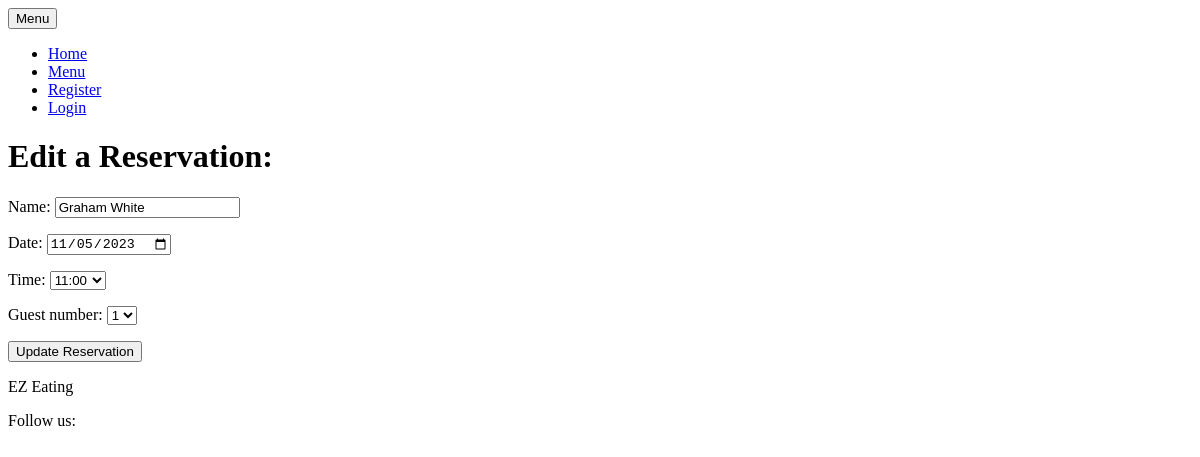
The app's page /edit/5, older data.
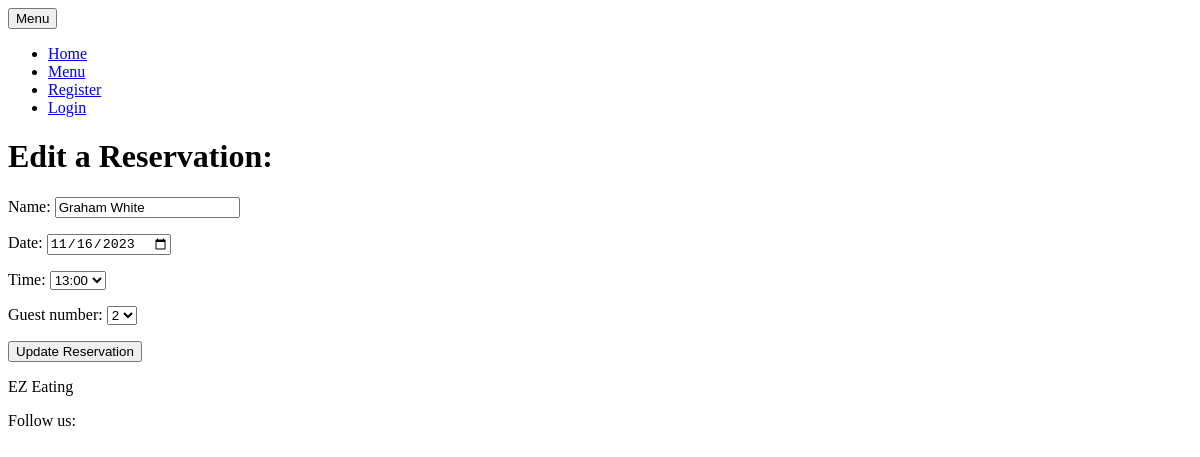
The same page, newer data.
### booking/models.py (models this page shows, shortened)
class Reservation(models.Model):
    name = models.CharField(max_length=50, null=False, blank=False)
    date = models.DateField(null=False, blank=False)
    time = models.TimeField(null=False, blank=False)
    guest_number = models.IntegerField(null=False, blank=False)
    user = models.ForeignKey(
        settings.AUTH_USER_MODEL, on_delete=models.CASCADE,
        blank=True, null=True
        )
    class Meta:
        unique_together = ('date', 'time',)

### booking/views.py (the view)
# urls.py: path('edit/<reservation_id>', views.edit_reservation, name='edit'),
def edit_reservation(request, reservation_id):
    reservation = get_object_or_404(Reservation, id=reservation_id)
    if request.method == "POST":
        form = ReservationForm(request.POST, instance=reservation)
        if form.is_valid():
            form.save()
            return redirect('get_booking_list')
    form = ReservationForm(instance=reservation)
    context = {
        'form': form
    }
    return render(request, 'edit_reservation.html', context)

### booking/forms.py (shortened to what this page needs)
class ReservationForm(forms.ModelForm):
    class Meta:
        model = Reservation
        fields = ['name', 'date', 'time', 'guest_number']
        widgets = {
            'date': forms.DateInput(attrs={'type': 'date'}),
            'time': forms.Select(choices=time_choices),
            'guest_number': forms.Select(choices=guest_number_choices)
        }

### booking/templates/edit_reservation.html (shortened to what this page needs)
{% extends "base.html" %}
{% block content %}
<h1>Edit a Reservation:</h1>
    <form method="POST">
        {{ form.as_p }}
        <div>
            <p>
                <button type="submit">Update Reservation</button>
            </p>
        </div>
    </form>
{%endblock%}

Row changes from the older to the newer data that the page shows:
changed Reservation "Graham White": date "11/05/2023" → "11/16/2023"; time "11:00" → "13:00"; guest_number "1" → "2"
